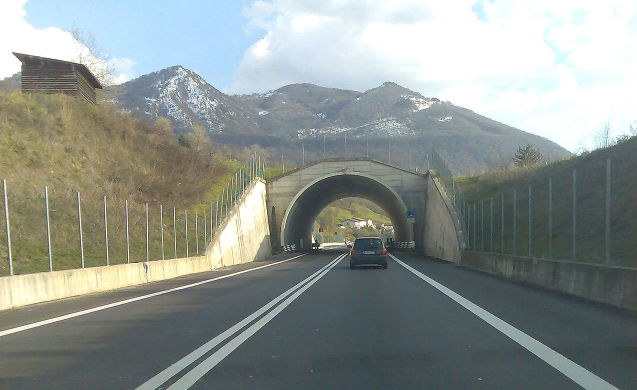
#> input picture sample.png, 1274 x 779 px, given in place of the camera (shown at 1/2 size)
$ python lanes.py
#> lines starting #> are read from the running program, lines starting #| are printed output that depends on the picture; after the words box and inside, x2 and y2 are one past the last pixel; in counts of white or black regions, pixels touching at a corner belong together
#> further down, frame is the input picture: shape (779, 1274, 3); mean B, G, R 142.7, 147.1, 140
import cv2
from random import *
import numpy as np


def ResizeRatio(image, width=None, height=None, inter=cv2.INTER_AREA):
#> called with height = 600, inter = 3
    dim = None
    (h, w) = image.shape[:2]
#> h = 779; w = 1274

    if width is None and height is None:
        return image
    if width is None:
        r = height / float(h)
#> r = 0.77
        dim = (int(w * r), height)
#> dim = (981, 600)
    else:
        r = width / float(w)
        dim = (width, int(h * r))
    return cv2.resize(image, dim, interpolation=inter)
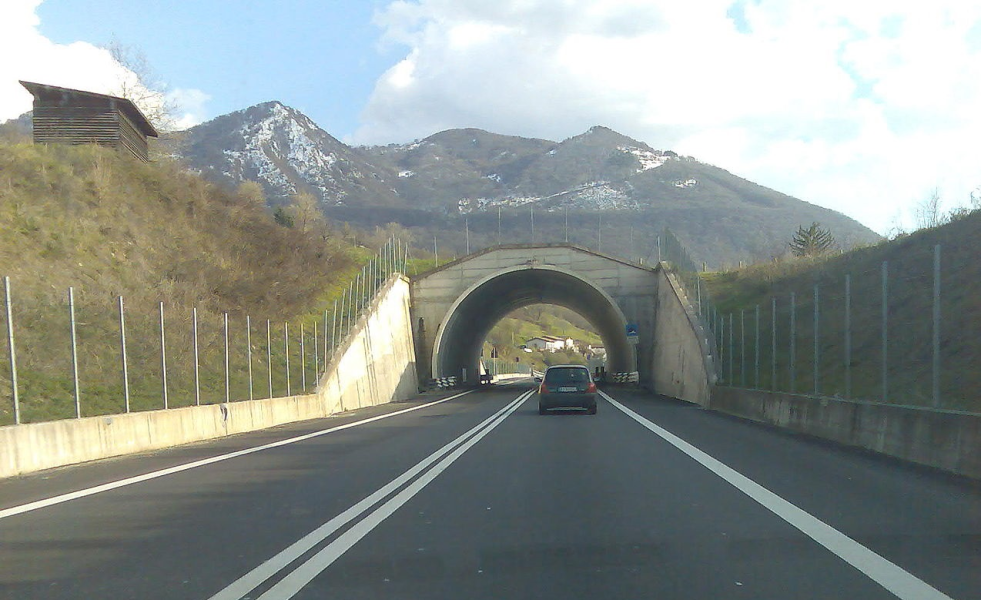
#> returned value: shape (600, 981, 3); mean of channels 0, 1, 2 142.7, 147.1, 140; drawn as B, G, R

def show(title, image):
    cv2.imshow(title, image)
    cv2.waitKey()

def vid_show(title, stream):
    cv2.imshow(title, stream)
    key = cv2.waitKey(1)
    return key

def gray(image):
    gray_frame = cv2.cvtColor(image, cv2.COLOR_BGR2GRAY)
    return gray_frame

def edge(image):
    sigma = 0.33
    median = np.median(image)
#> median = 124
    lower = int(max(0, (1.0 - sigma) * median))
#> lower = 83
    upper = int(min(255, (1.0 + sigma) * median))
#> upper = 164
    edge_image = cv2.Canny(image, lower, upper)
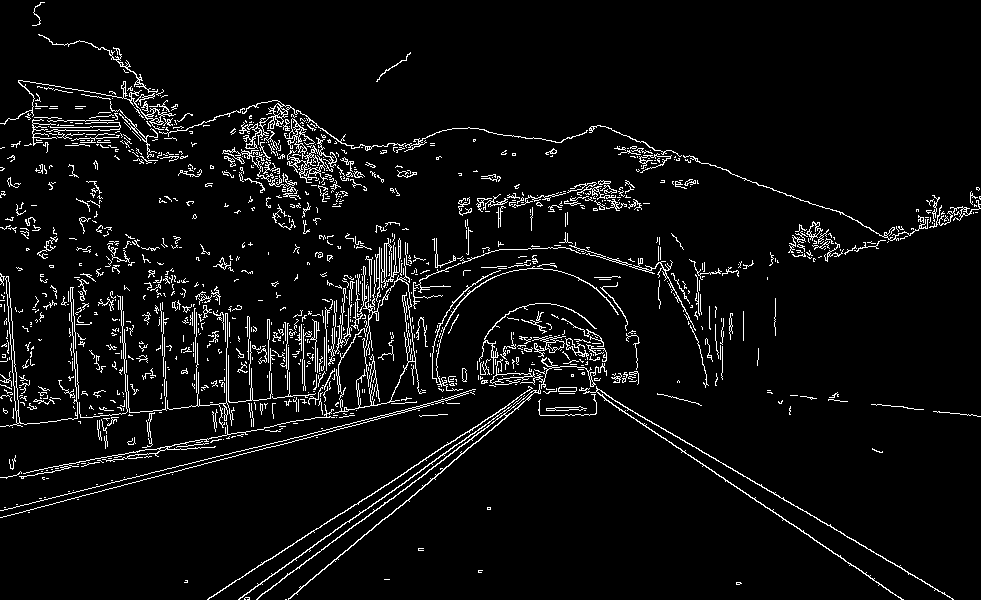
#> edge_image: shape (600, 981); 5.2% white in thin lines or dots
    return edge_image

# [5 lines left out: function threshold, not called in this run]

def getROI(image):
    height = image.shape[0]
#> height = 600
    width = image.shape[1]
#> width = 981
    # Defining Triangular ROI: The values will change as per your camera mounts
    triangle = np.array(
        [[(100, height), (width, height), (width-500, int(height/1.9))]])
#> triangle = [[100, 600], [981, 600], [481, 315]]
    # creating black image same as that of input image
    black_image = np.zeros_like(image)
    # Put the Triangular shape on top of our Black image to create a mask
    mask = cv2.fillPoly(black_image, triangle, 255)
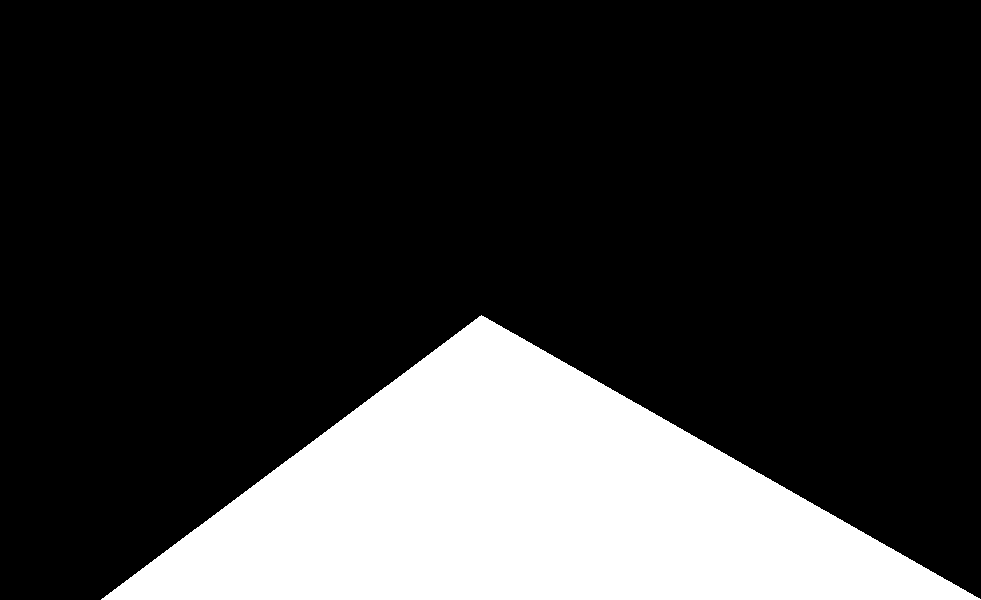
#> black_image: shape (600, 981); 21.4% white; 1 white region, box (x1, y1, x2, y2) and area: (101, 315, 981, 600) 125698
    # applying mask on original image
    masked_image = cv2.bitwise_and(image, mask)
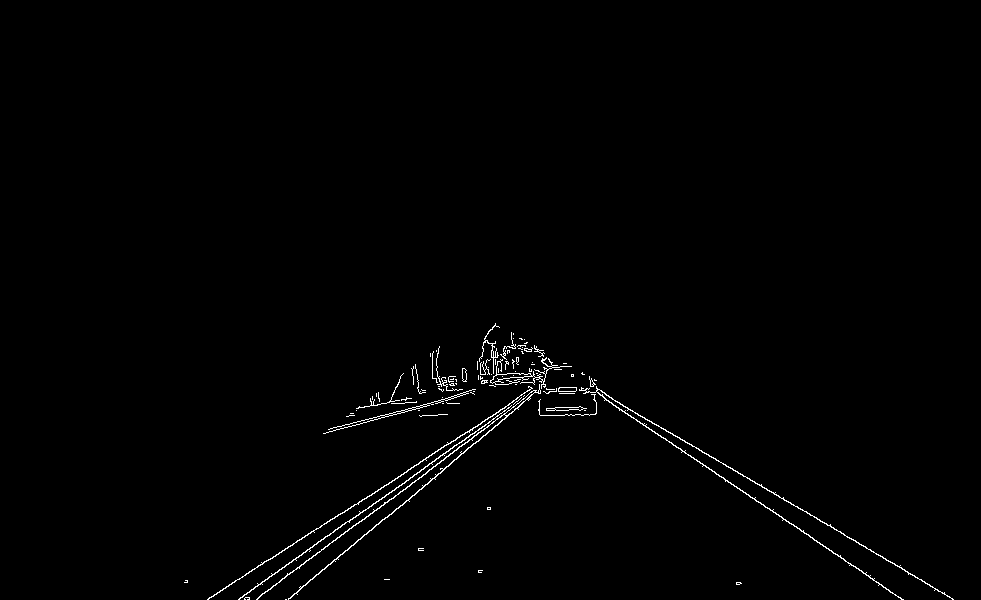
#> masked_image: shape (600, 981); 0.87% white in thin lines or dots, all inside (x1, y1, x2, y2) = (184, 323, 954, 600)
    return masked_image

def getLines(image):
    lines = cv2.HoughLinesP(image, 0.3, np.pi/180, 100,
                            np.array([]), minLineLength=70, maxLineGap=20)
#> lines = [[595, 392, 903, 599]]
    return lines

# [38 lines left out: functions displayLines, getLineCoordinatesFromParameters, getSmoothLines, not called in this run]


# image = cv2.imread("D:\Projects\Python\CyberTruck\sample.png")
# cv2.imshow("Output", image_with_smooth_lines)
# cv2.waitKey(0)

cam_stream = cv2.VideoCapture(0)

while True:
    is_frame, frame = cam_stream.read()
    frame = ResizeRatio(frame, height=600)
    edged_stream = edge(frame)
    roi_stream = getROI(edged_stream)
    lines = getLines(roi_stream)
#> lines = [[595, 392, 903, 599]]
    # smooth_lines = getSmoothLines(frame, lines)
    # stream_with_smooth_lines = displayLines(frame, smooth_lines)
    key = vid_show("Detect x Lane", roi_stream)
#> (key q is pressed here)
#> key = 113
    if key == ord('q'):
        break


"""
cam_stream = cv2.VideoCapture(0)
while True:
    is_frame, frame = cam_stream.read()
    frame = ResizeRatio(frame, height=600)
    gray_frame = gray(frame)
    edge_image = edge(frame)
    seg_image = threshold(frame)
    key = vid_show("Detect x Lane", seg_image)
    if key == ord('q'):
        break

cam_stream.release()
"""

cv2.destroyAllWindows()
